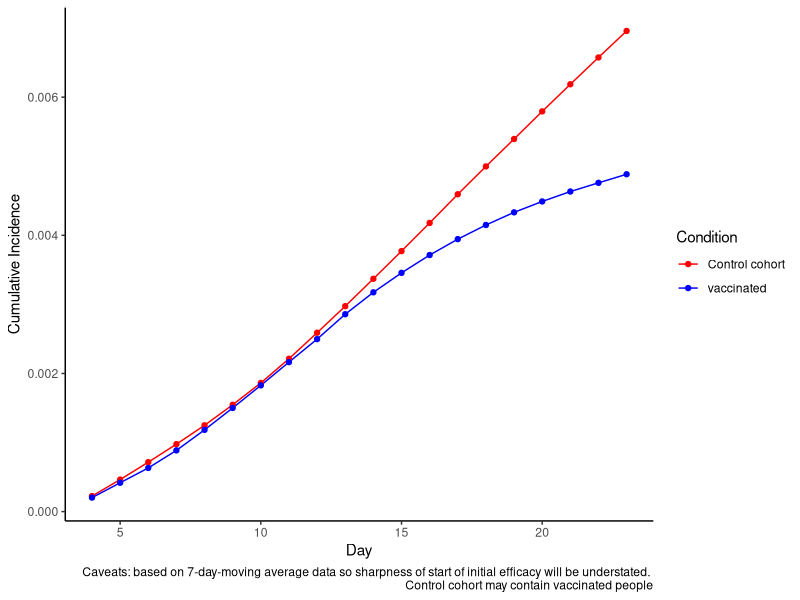

R code for this plot:
## ---- chunk 1

library(tidyverse)

data = read_csv("data_from_chart.csv")


## ---- chunk 2
size_of_cohort = 50777
size_of_all_members = 480000
size_of_unvaccinated = size_of_all_members-size_of_cohort
data = data %>% mutate(new_infections_all_members = AllMembersNormalised*size_of_all_members/size_of_cohort)
data = data %>% mutate(new_infections_unvaccinated = new_infections_all_members - VaccinatedCohort)
data = data %>% mutate(daily_incidence_unvaccinated = new_infections_unvaccinated/size_of_unvaccinated)
data = data %>% mutate(daily_incidence_vaccinated = VaccinatedCohort/size_of_cohort)

graphdata = data %>% select(c(Day,contains("daily_incidence"))) %>% pivot_longer(-Day,names_to="group",values_to="daily_incidence") %>% separate(group,into=c("bla","bla2","condition"),sep="_") %>% select(-contains("bla")) %>% group_by(condition) %>% arrange(Day) %>% mutate(cumulative_incidence=cumsum(daily_incidence))


graphdata$condition = ifelse(graphdata$condition=="unvaccinated","Control cohort",graphdata$condition)
ggplot(graphdata,aes(x=Day,y=cumulative_incidence,color=condition))+geom_line()+theme_classic()+labs(caption="Caveats: based on 7-day-moving average data so sharpness of start of initial efficacy will be understated. \n Control cohort may contain vaccinated people",color="Condition",y="Cumulative Incidence")+scale_color_manual(values=c("red","blue"))+geom_point()
## ---- chunk 3


#day20 = filter(graphdata, Day==22)
#day23 = filter(graphdata, Day==23)


#day23vsday20 = inner_join(day23,day20,by="condition") %>% mutate(diff=cumulative_incidence.x-cumulative_incidence.y)%>% ungroup()%>%summarise(
 # efficacy=( max(diff) - min(diff))/max(diff))
